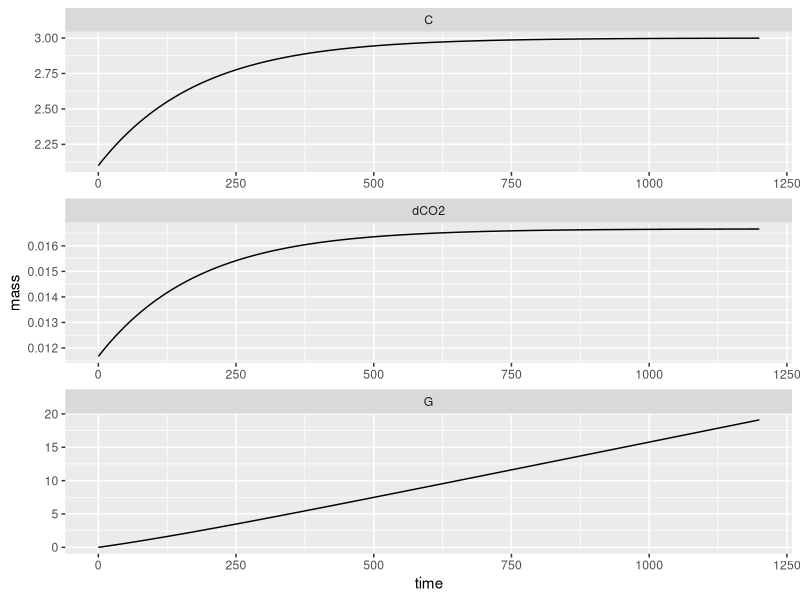
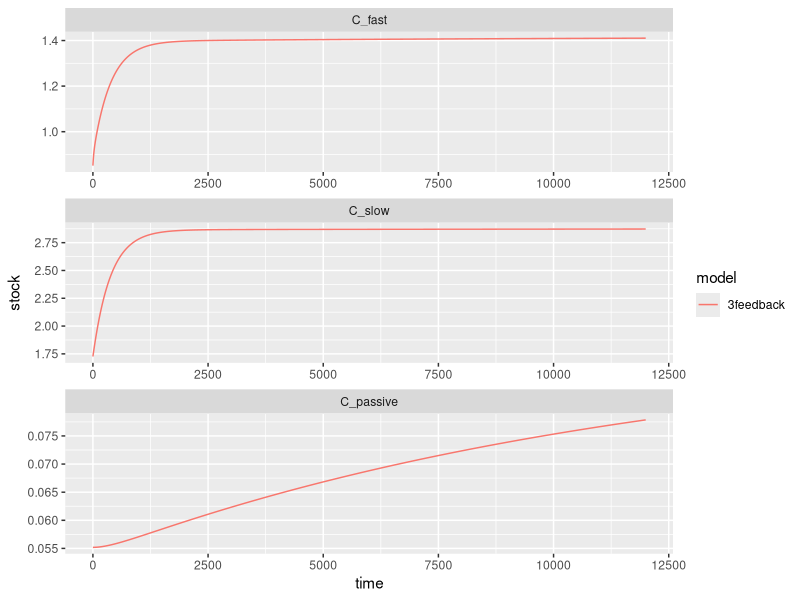
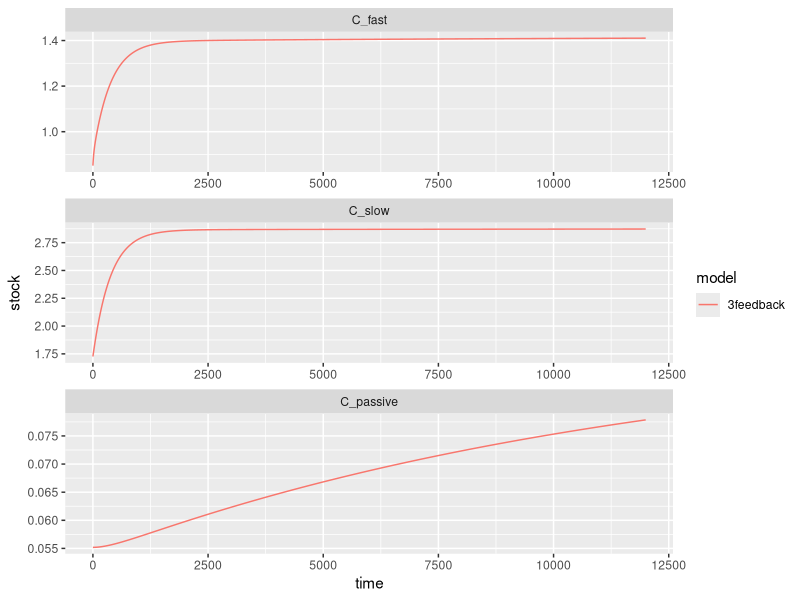
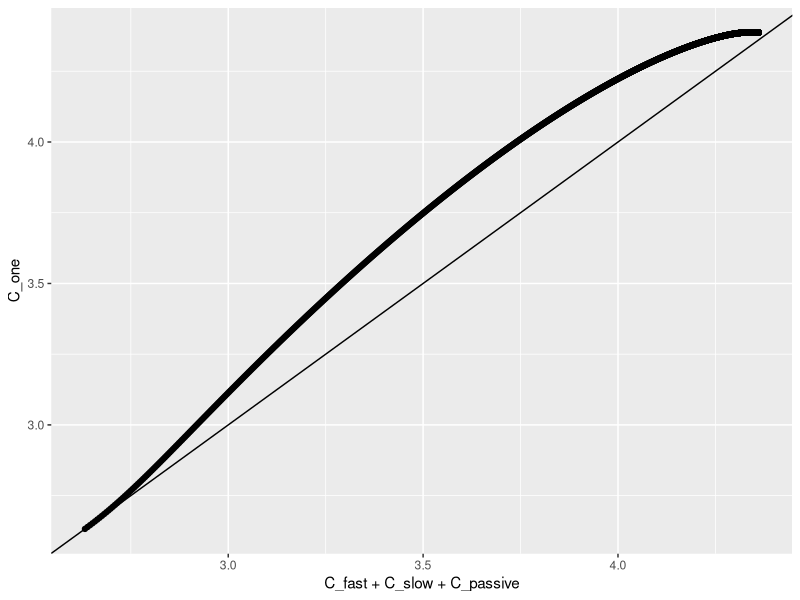
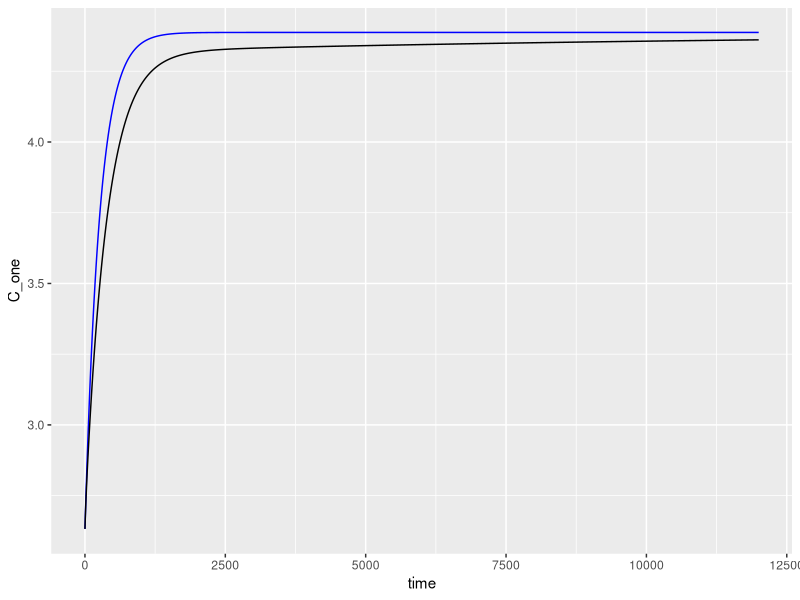
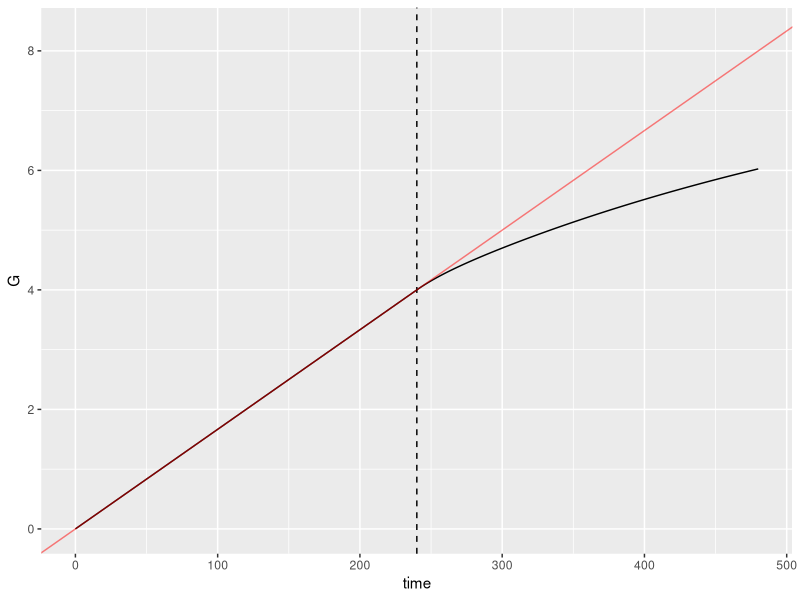
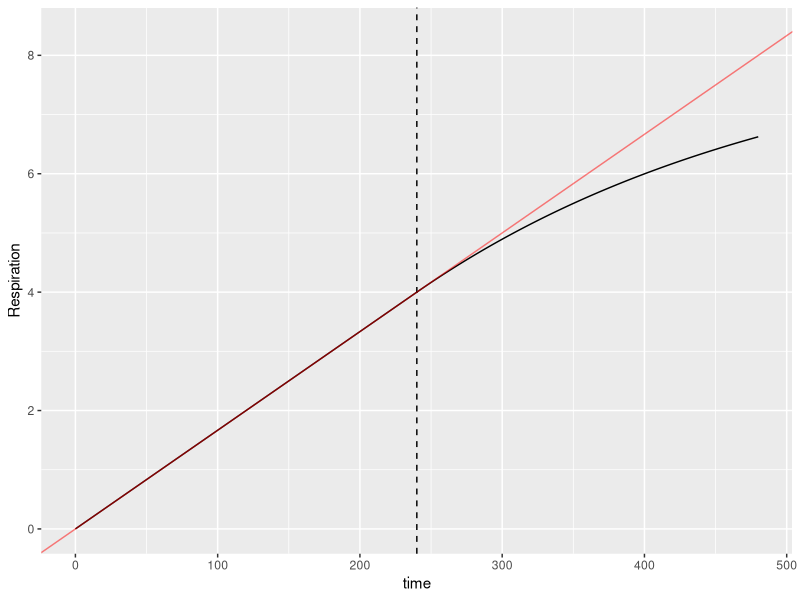
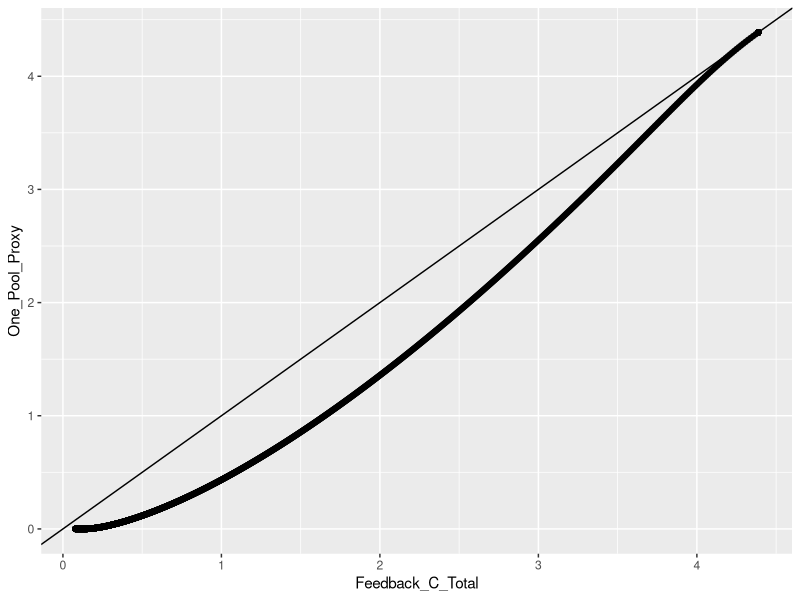

The R script that drew these images, in order:
## ---- chunk 1
#useful functions in here

library(tidyverse) #data library
library(deSolve) #ODE solver
library(DiagrammeR) #flow charts

knitr::opts_chunk$set(echo = TRUE)
## ---- chunk 2
 #u; [0, 2.5] kg-carbon m-2 yr-1; evenly split per month for now (fits CENTURY parameters)
parameter.ls <- list(inputs = 0.2/12, 
                     #\tau; [10, 50] yr, by month
                     turnoverTime = 15*12) 

simTime <- 100*12

#rate change function
dCdt_1pool <- function(t, y, parms, rel_tol = 1e-8){
  ## Debugging code below
  #t <- 0
  #y <- c(G = 0, InitialCarbon_1pool)
  #parms <- parameter.ls
  y <- unname(y)
  CO2 <- y[1] 
  soil <- y[2]
  
  dCO2 <- soil / parms$turnoverTime
  dSoil <- parms$inputs - soil / parms$turnoverTime
  
  #make a relative tolerance to ensure conservation of mass
  #if(abs(parms$inputs - (dCO2 + dSoil))/parms$inputs > rel_tol){ #This is causing the no-inputs run to fail.
  if(abs(parms$inputs - (dCO2 + dSoil)) > rel_tol){
    stop('Conservation of mass does not hold')
  }
  return(list(c(G = dCO2, C = dSoil)))
}

#steady state function
C_ss_1pool <- function(parms){
  ans <- parms$inputs * parms$turnoverTime
  return(c(C = ans))
}

InitialCarbon_1pool <- C_ss_1pool(parms = parameter.ls)*0.7

dCdt_1pool(t = 0, y = c(G = 0, InitialCarbon_1pool), parms = parameter.ls)


sim_1pool <- lsoda(y = c(G = 0, InitialCarbon_1pool),
                times = seq(0, simTime, by = 1/10),
                func = dCdt_1pool,
                parms = parameter.ls) %>%
  as.data.frame() %>%
  mutate(dCO2 = dCdt_1pool(t = time, #this doesn't matter for this current model
                           y = c(G = G, C=C), 
                           parms = parameter.ls)[[1]]['G'],
         .by = everything())

ggplot(sim_1pool %>%
         pivot_longer(cols = c(C, G, dCO2), 
                      names_to = 'pool', values_to = 'mass')) +
  geom_line(aes(x=time, y=mass)) +
  facet_wrap(~pool, scales='free', ncol = 1)

## ---- chunk 3

##3pool_feedback

#Notes on the input fraction calculations (gleaned from Parton's CENTURY model)
  #Parton uses MONTHLY time steps
  #Century breaks up plant residue into metabolic C and Structural C based on the Lignin to Nitrogen ratio.
    #We will be using a 7/1 Lignin to Nitrogen ratio, thus 12.5% of plant litter is in the form of metabolic C and 87.5% is a structural C.
    #Century then sends 45% of metabolic C to the fast pool (the rest decays before entering the soil pool). - including this fraction breaks mass balance so it is omitted
 #Century then sends a portion of structural C to the fast and slow pools based on the lignin fraction A.
    ### !!!! because I have no idea what the lignin fraction even is, I'm using the placeholder value of 50%.
    # 70% of A* Structural C goes to the Slow pool (rest decays before reaching soil) - including this fraction breaks mass balance so it is omitted
    # 45% (?) of (1-A)*Structural C goes to fast (rest decays before reaching soil) - including this fraction breaks mass balance so it is omitted

century_parameter.ls <- list(inputs = 0.2/12, #monthly; divided evenly between the months
                            input_to_fast = ((.125)+(.875*.5)),  
                            input_to_slow = .875*.5,  
                                                   #note: Century includes no direct inputs to the passive pool.
                     #fast turnover according to Century \tau; [2, 4] yr
                     turnoverTime_fast = 1.5*12,    #1.5y  
                     #slow turnover according to Century \tau; [20, 50] yr
                     turnoverTime_slow = 25*12,       #25y
                     #passive turnover according to Century \tau: [800, 1200] yr
                     turnoverTime_passive = 1000*12,  #1000y
                     
                       fast_to_slow = 0.486,       # This is determined in CENTURY based on a soil vs. silt & clay fraction
                                                        # if soil to silt+clay fraction is zero, then = .15-.004
                                                        # if fraction is 1, then =.83-.004
                                                        # currently using the average between the two: .486
                       fast_to_passive = 0.004,    #
                       slow_to_fast = 0.42,        #
                       slow_to_passive = 0.03,     #
                       passive_to_fast = 0.45,     #
                       passive_to_slow = 0         # CENTURY does not include this flow
                       )

#steady state calculations for each pool
C_ss_3feedback <- function(parms){
  allocation_vector <- matrix(c(parms$input_to_fast, 
                                parms$input_to_slow, 
                                1 - parms$input_to_fast - parms$input_to_slow),
                              nrow = 3)
  decay_matrix <- diag(x= 1/c(parms$turnoverTime_fast,
                             parms$turnoverTime_slow,
                             parms$turnoverTime_passive))
  transfer_matrix <- matrix(c(1,  -parms$slow_to_fast, -parms$passive_to_fast,
                              -parms$fast_to_slow, 1, -parms$passive_to_slow,
                              -parms$fast_to_passive, -parms$slow_to_passive,  1),
                            nrow = 3,
                            byrow=TRUE)
  #0 = inputs * allocation - decay_matrix %*% transfer_matrix %*% y
  #decay_matrix %*% transfer_matrix %*% y = inputs * allocation
  
  ans <- solve(decay_matrix  %*% transfer_matrix ,parms$inputs * allocation_vector)
  
  return(c(C_fast = ans[1],
           C_slow = ans[2],
           C_passive = ans[3]))
}


#ODE equation
dCdt_3feedback <- function(t, y, parms){
  G <- y[1]
 pools <- matrix(y[2:4], nrow=3)
 allocation_matrix <- matrix(c(parms$input_to_fast, 
                                parms$input_to_slow, 
                                1 - parms$input_to_fast - parms$input_to_slow),
                              nrow = 3)
  decay_matrix <- diag(x= 1/c(parms$turnoverTime_fast,
                             parms$turnoverTime_slow,
                             parms$turnoverTime_passive))
  transfer_matrix <- matrix(c(1,  -parms$slow_to_fast, -parms$passive_to_fast,
                              -parms$fast_to_slow, 1, -parms$passive_to_slow,
                              -parms$fast_to_passive, -parms$slow_to_passive,  1),
                            nrow = 3,
                            byrow=TRUE)
  ans <- parms$inputs * allocation_matrix - decay_matrix %*% transfer_matrix %*% pools
  
  resp <- decay_matrix %*% transfer_matrix %*% pools
  total_resp <- sum(resp)
  
  return(list(c(G = total_resp,
                C_fast = ans[1],
                C_slow = ans[2],
                C_passive = ans[3]
  )))
}


#initial value
InitialCarbon_3pool <- C_ss_3feedback(parms = century_parameter.ls)*0.6

#making a more realistic simulation time for a monthly model with turnover times in the 1000s
simTime <- 1000*12

#simulation
sim_3feedback <- lsoda(y = c(G=0, InitialCarbon_3pool),
                      times = 0:simTime,
                      func = dCdt_3feedback,
                      parms = century_parameter.ls) %>%
  as.data.frame() 


#Feedback graph by pools:
ggplot(sim_3feedback %>%
         pivot_longer(cols = C_fast:C_passive,
                      names_to = 'pool',
                      values_to = 'stock')%>%
         mutate(pool = factor(pool, levels = c('C_fast', 'C_slow', 'C_passive')),
                model = '3feedback')
) +
  geom_line(aes(x=time, y=stock, color = model)) +
  facet_wrap(~ pool, ncol=1, scales='free')


#Feedback graphs: total carbon and respiration 
ggplot(sim_3feedback %>%
         pivot_longer(cols = C_fast:C_passive,
                      names_to = 'pool',
                      values_to = 'stock')%>%
         mutate(pool = factor(pool, levels = c('C_fast', 'C_slow', 'C_passive')),
                model = '3feedback')
) +
  geom_line(aes(x=time, y=stock, color = model)) +
  facet_wrap(~ pool, ncol=1, scales='free')


## ---- chunk 4
##One Pool Proxy Method:

#Proxy Decay Rate Calculation
Proxy_decayrate <- function(parms){
  decay_matrix <- diag(x= 1/c(parms$turnoverTime_fast,
                             parms$turnoverTime_slow,
                             parms$turnoverTime_passive))
  
  transfer_matrix <- matrix(c(1,  -parms$slow_to_fast, -parms$passive_to_fast,
                              -parms$fast_to_slow, 1, -parms$passive_to_slow,
                              -parms$fast_to_passive, -parms$slow_to_passive,  1),
                            nrow = 3,
                            byrow=TRUE)
  
   allocation_vector <- matrix(c(parms$input_to_fast, 
                                parms$input_to_slow, 
                                1 - parms$input_to_fast - parms$input_to_slow),
                              nrow = 3)
  
  ans <- sum(solve(decay_matrix %*% transfer_matrix) %*% allocation_vector)
  return(ans)
}  


##Adds the proxy rate to the main parameter list
century_parameter.ls$turnoverTime <- Proxy_decayrate(parms=century_parameter.ls)


#Initial Value for the One Pool Proxy, simulation, with name for lsoda output
InitialCarbon_1pool <- sum(C_ss_3feedback(parms = century_parameter.ls))*0.6

#Simulation with the one-pool model
sim_Feedback_OnePool <- lsoda(y = c(G=0, C_one = InitialCarbon_1pool),
                times = 0:simTime,
                func = dCdt_1pool,
                parms = century_parameter.ls) %>%
  as.data.frame()


sim_all <- sim_3feedback %>%
  full_join(sim_Feedback_OnePool, by = 'time', suffix = c('.3pool', '.proxy')) %>%
  mutate(flux_3pool = dCdt_3feedback(t = time, y = c(0, C_fast, C_slow, C_passive),
                                     parms = century_parameter.ls)[[1]][1], 
         flux_proxy = dCdt_1pool(t = time, y = c(0, C_one),
                                     parms = century_parameter.ls)[[1]][1], .by= everything())

#want time vs stock graph
#difference drive graph
ggplot(sim_all) +
  geom_point(aes(x=C_fast+C_slow+C_passive, y = C_one)) +
  geom_abline()

ggplot(sim_all) +
  geom_line(aes(x=time, y= C_one), color = 'blue') +
  geom_line(aes(x=time, y = C_fast+C_slow+C_passive))

# #Calculating total C in the Feedback run
# sim_3feedback <- sim_3feedback %>%
#   pivot_wider(names_from="pool", values_from="stock") %>%
#   mutate(Feedback_C_Total = C_fast + C_slow +C_passive) 
# 
# #Add the one-pool proxy column
# sim_3feedback$OnePoolProxy <- sim_Feedback_OnePool$C
# 
# 
# #Formatting the data for nice graphing:
# sim_3feedback <- sim_3feedback %>% 
#                     select(time, Feedback_C_Total, OnePoolProxy) %>%
#                     pivot_longer(cols = c("Feedback_C_Total", "OnePoolProxy"),
#                                  names_to = "model",
#                                  values_to = "stock")
# 
# 
# #Plot comparing the two
# ggplot(sim_3feedback) +
#   geom_line(aes(x=time, y=stock, color=model))


## ---- chunk 5
# #ODE equation with Respired Carbon
# dCdt_3feedback <- function(t, y, parms){
# 
#   dCf <- parms$inputs*parms$input_to_fast -
#           (1/parms$turnoverTime_fast)*y[1] +
#           (1/parms$turnoverTime_slow)*parms$slow_to_fast*y[2] +
#           (1/parms$turnoverTime_passive)*parms$passive_to_fast*y[3]
#     
#   dCs <- parms$inputs*parms$input_to_slow -
#           (1/parms$turnoverTime_slow)*y[2] +
#           (1/parms$turnoverTime_fast)*parms$fast_to_slow*y[1] +
#           (1/parms$turnoverTime_passive)*parms$passive_to_slow*y[3]
#   
#   dCp <- parms$inputs*(1-parms$input_to_fast- parms$input_to_slow) -
#           (1/parms$turnoverTime_passive)*y[3] +
#           (1/parms$turnoverTime_fast)*parms$fast_to_passive*y[1] +
#           (1/parms$turnoverTime_slow)*parms$slow_to_passive*y[2]
# 
#   dgas <-  parms$turnoverTime_fast*(1- parms$fast_to_slow - parms$fast_to_passive)*y[1]  +
#           parms$turnoverTime_slow*(1- parms$slow_to_fast - parms$slow_to_passive)*y[2]  +
#           parms$turnoverTime_passsive*(1- parms$passive_to_fast - parms$passive_to_slow)*y[3]
#   
#   return(list(c(C_fast = dCf,
#            C_slow = dCs,
#            C_passive = dCp,
#            Resp_C = dgas
#            )))
# }
# 
# #New Initial state with respired carbon column
# InitialCarbon_3pool <- c(C_ss_3feedback(parms = century_parameter.ls)*0.6, "Gas"=0)
# 
# #simulation
# sim_3feedback <- lsoda(y = InitialCarbon_3pool,
#                       times = 0:simTime,
#                       func = dCdt_3feedback,
#                       parms = century_parameter.ls) %>%
#   as.data.frame() %>%
#   pivot_longer(cols = C_fast:C_passive,
#                names_to = 'pool',
#                values_to = 'stock')%>%
#   mutate(pool = factor(pool, levels = c('C_fast', 'C_slow', 'C_passive')),
#          model = '3feedback')
# 
# 
# #Formatting data table for Respired C calculation (1pool)
# sim_3feedback <- sim_3feedback %>% 
#                     pivot_wider(names_from = "model", values_from = "stock") %>%
#                     mutate(Proxy_Respired_C = RespiredCarbon(endtime=time, parms=century_parameter.ls, initialstate=InitialCarbon_1pool))
# 
# 
# 

## ---- chunk 6
#paramter list with no inputs
no_input_century_parameter.ls <- century_parameter.ls %>% list_assign(inputs=0)

#Creates a simulation using the full feedback model starting at SS, turn off inputs at time 240 (twenty years, monthly time steps)
No_inputs_feedback_sim <- rbind(lsoda(y = c(G=0, C_ss_3feedback(parms = century_parameter.ls)),
                                      times = 0:240,
                                      func = dCdt_3feedback,
                                      parms = century_parameter.ls) %>%
                                  as.data.frame(),
                              lsoda(y = c(G=4, C_ss_3feedback(parms = century_parameter.ls)),
                                      #Tried this, it ran but it's clearly no giving me the right number for respiration integration, which I guess makes sense but I'm bummed about it: unlist(dCdt_3feedback(t=240,y=c(G=0, C_ss_3feedback(parms = century_parameter.ls)), parms = century_parameter.ls)), 
                                      times = 0:9760,
                                      func = dCdt_3feedback,
                                      parms = no_input_century_parameter.ls) %>%
                                  as.data.frame() %>%
                                  mutate(time=time+240)
                                ) %>%
                          mutate(Feedback_C_Total = C_fast + C_slow +C_passive) %>%
                          mutate(C_ps = C_passive + C_slow) %>%
                          as.data.frame

#Highlighting the change in respiration
ggplot(No_inputs_feedback_sim) +
  geom_line(aes(x=time, y=G)) +
  geom_vline(aes(xintercept=240), linetype=2) +
  xlim(0,480) +
  geom_abline(aes(intercept=0, slope=4/240), color='red', alpha=0.5)
                


#Simulation with the one-pool model starting at SS, turn off inputs at time 240 (twenty years, monthly time steps)
No_inputs_one_pool_proxy_sim <- rbind(lsoda(y = c(0, sum(C_ss_3feedback(parms = century_parameter.ls))),
                                            times = 0:240,
                                            func = dCdt_1pool,
                                            parms = century_parameter.ls) %>%
                                       as.data.frame() %>%
                                       set_names(c("time", "Respiration", "One_Pool_Proxy")),
                                      
                                    lsoda(y = c(4, sum(C_ss_3feedback(parms = century_parameter.ls))),
                                            times = 0:9760,
                                            func = dCdt_1pool,
                                            parms = no_input_century_parameter.ls) %>%
                                      as.data.frame() %>%
                                      set_names(c("time", "Respiration", "One_Pool_Proxy")) %>%
                                      mutate(time=time+240)
                                )

ggplot(No_inputs_one_pool_proxy_sim) +
  geom_line(aes(x=time, y=Respiration)) +
  geom_vline(aes(xintercept=240), linetype=2) +
  xlim(0,480) +
  geom_abline(aes(intercept=0, slope=4/240), color='red', alpha=0.5)


#Makes a dataframe to compare the two simulations total carbon
no_input_model_comparison <- as.data.frame(cbind(No_inputs_feedback_sim$time, No_inputs_feedback_sim$Feedback_C_Total, No_inputs_one_pool_proxy_sim$One_Pool_Proxy)) %>% 
    set_names(c("time", "Feedback_C_Total", "One_Pool_Proxy"))

ggplot(no_input_model_comparison) +
  geom_point(aes(x=Feedback_C_Total, y=One_Pool_Proxy)) +
  geom_abline()



ggplot(no_input_model_comparison %>% pivot_longer(cols = c("Feedback_C_Total", "One_Pool_Proxy"),
                                 names_to = "model",
                                 values_to = "stock"))  +
  # geom_area(data=No_inputs_feedback_sim, aes(x=time, y=C_passive), alpha=0.1, fill="firebrick")+
  # geom_area(data=No_inputs_feedback_sim, aes(x=time, y=C_ps), alpha=0.1, fill="firebrick")+
  # geom_area(data=No_inputs_feedback_sim, aes(x=time, y=Feedback_C_Total), alpha=0.1, fill="firebrick")+
  geom_line(aes(x=time, y=stock, color=model)) +
  geom_vline(xintercept=240, alpha=0.5, linetype="dashed") +
  labs(title="Inputs cut off after 20 years", y="Total Carbon (kg C/(m^2 yr))", x="Time (in months)" )


## ---- chunk 7
#Function for simulation with the 3feedback model, adjusting the inputs for seasonal change
dCdt_seasonal_3feedback <- function(t, y, parms, input_type = 'seasonal' ){
  pools <- matrix(y, nrow=3)
  allocation_matrix <- matrix(c(parms$input_to_fast, 
                                parms$input_to_slow, 
                                1 - parms$input_to_fast - parms$input_to_slow),
                              nrow = 3)
  decay_matrix <- diag(x= 1/c(parms$turnoverTime_fast,
                             parms$turnoverTime_slow,
                             parms$turnoverTime_passive))
  transfer_matrix <- matrix(c(1,  -parms$slow_to_fast, -parms$passive_to_fast,
                              -parms$fast_to_slow, 1, -parms$passive_to_slow,
                              -parms$fast_to_passive, -parms$slow_to_passive,  1),
                            nrow = 3,
                            byrow=TRUE)
  #dcdt = inputs * allocation + transfer_matrix %*% decay_matrix %*% y
  #decay_matrix %*% transfer_matrix %*% y = - inputs * allocation
  
  if(input_type == 'seasonal'){
    flux_input <- (5/300)*sin((pi/6)*t+(3*pi/2))+(5/300) #offset by the parms$input parameter
  }else{
    flux_input <- parms$inputs
  }
  
  ans <- flux_input * allocation_matrix - decay_matrix %*% transfer_matrix %*% y
  ##check conservation of mass
  return(list(c(C_fast = ans[1],
           C_slow = ans[2],
           C_passive = ans[3]))) #add in CO2 pool
}


#Demonstration simulation that the method works to create seasonal change, over 5 years
seasonal_sim_3feedback <- lsoda(y = C_ss_3feedback(parms = century_parameter.ls),
                                      times = 0:60,
                                      func = dCdt_seasonal_3feedback,
                                      parms = century_parameter.ls) %>%
                                  as.data.frame() %>% 
                                  mutate(Feedback_C_total = C_fast+C_slow+C_passive)

                                  

ggplot(pivot_longer(data=seasonal_sim_3feedback, cols = C_fast:C_passive, names_to = "pool", values_to = "stock")) +
  geom_line(aes(x=time, y=stock, color=pool)) +
  geom_line(aes(x=time, y=Feedback_C_total))


#One-Pool rate change function, with seasonal rate of change
  ##The calucation of the Proxy decay rate relies on a steady state solution, which technically does not exist when inputs change - we then assume that the average over the year is constant, and that the steady state solution suffices.

dCdt_seasonal_1pool <- function(t, y, parms){
  flux_input <- (5/300)*sin((pi/6)*t+(3*pi/2))+(5/300)
  ans <- flux_input - y / parms$turnoverTime
  return(list(ans))
}


#Demonstration simulation that the method works to create seasonal change, over 5 years
seasonal_sim_1pool <- lsoda(y = sum(C_ss_3feedback(parms = century_parameter.ls)) %>% setNames("C"),
                                      times = 0:60,
                                      func = dCdt_seasonal_1pool,
                                      parms = century_parameter.ls) %>%
                                  as.data.frame() %>%
                                  rename(One_Pool_Proxy = C)

ggplot(seasonal_sim_1pool) +
  geom_line(aes(x=time, y=One_Pool_Proxy))

                                
#Makes a dataframe to compare the two simulations total carbon
seasonal_inputs_model_comparison <- as.data.frame(cbind(seasonal_sim_3feedback$time, seasonal_sim_3feedback$Feedback_C_total, seasonal_sim_1pool$One_Pool_Proxy)) %>% 
    set_names(c("time", "Feedback_C_Total", "One_Pool_Proxy")) %>%
    pivot_longer(cols = c("Feedback_C_Total", "One_Pool_Proxy"),
                                 names_to = "model",
                                 values_to = "stock")



ggplot(seasonal_inputs_model_comparison)  +
  geom_line(aes(x=time, y=stock, linetype=model, color=model)) +
  labs(title="Seasonal Variation over 5 Years", y="Total Carbon (kg C/(m^2 yr))", x="Time (in months)" )
